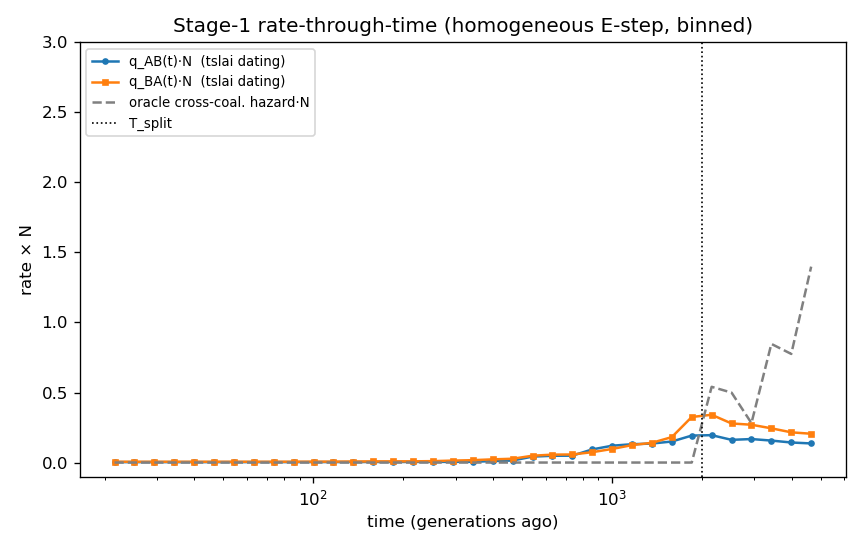

Here is the Python script that generated this plot:
"""Rung 2 go/no-go: does the Stage-1 binned rate-through-time profile show the T_split feature?

Clean A/B split at T_split=2000 (true cross-coalescence onset is a step there). Fit a homogeneous
Q with tspaint, bin the per-branch jumps/dwell by time (tspaint.dating.rate_through_time_binned), and
overlay the model-free oracle cross-coalescence hazard. If the directional rate rises around
T_split, the vertical mugration signal carries the divergence timing -> proceed to the full
time-inhomogeneous E-step (which should sharpen it).
"""
import numpy as np
import msprime
import matplotlib
matplotlib.use("Agg")
import matplotlib.pyplot as plt

import tspaint
from tspaint.dating import log_time_grid, rate_through_time_binned

N, T_SPLIT = 1000, 2000.0


def sim(seed=1, L=5e5, n=8):
    d = msprime.Demography()
    d.add_population(name="A", initial_size=N)
    d.add_population(name="B", initial_size=N)
    d.add_population(name="ANC", initial_size=N)
    d.add_population_split(time=T_SPLIT, derived=["A", "B"], ancestral="ANC")
    return msprime.sim_ancestry(samples={"A": n, "B": n}, demography=d, sequence_length=L,
                                recombination_rate=1e-8, random_seed=seed, ploidy=1)


def oracle_hazard(ts, edges):
    pop = ts.tables.nodes.population
    A = [int(s) for s in ts.samples() if pop[s] == 0]
    B = [int(s) for s in ts.samples() if pop[s] == 1]
    pairs = [(a, b) for a in A for b in B]
    nt = ts.tables.nodes.time
    times, wts = [], []
    for tree in ts.trees():
        s = tree.span
        for a, b in pairs:
            times.append(nt[tree.mrca(a, b)])
            wts.append(s)
    times = np.asarray(times)
    wts = np.asarray(wts)
    total = len(pairs) * ts.sequence_length
    ev, _ = np.histogram(times, bins=edges, weights=wts)
    atrisk = total - np.concatenate([[0.0], np.cumsum(ev)[:-1]])
    with np.errstate(divide="ignore", invalid="ignore"):
        return np.where(atrisk > 0, ev / (atrisk * np.diff(edges)), np.nan)


edges = log_time_grid(20.0, 20000.0, 45)
ts = sim()
pop = ts.tables.nodes.population
labels = {int(s): (0 if pop[s] == 0 else 1) for s in ts.samples()}
print(f"trees={ts.num_trees} samples={ts.num_samples}; fitting + binning ...")

prof = rate_through_time_binned(ts, labels, edges, max_iter=8)
haz = oracle_hazard(ts, edges)
c = prof["centers"]

fig, ax = plt.subplots(figsize=(7.2, 4.6))
ax.plot(c, prof["q_AB"] * N, "o-", ms=3, label="q_AB(t)·N  (tspaint dating)")
ax.plot(c, prof["q_BA"] * N, "s-", ms=3, label="q_BA(t)·N  (tspaint dating)")
ax.plot(c, haz * N, "--", color="0.5", lw=1.5, label="oracle cross-coal. hazard·N")
ax.axvline(T_SPLIT, color="k", ls=":", lw=1, label="T_split")
ax.set_xscale("log")
ax.set_xlabel("time (generations ago)")
ax.set_ylabel("rate × N")
ax.set_ylim(-0.1, 3.0)
ax.set_title("Stage-1 rate-through-time (homogeneous E-step, binned)")
ax.legend(fontsize=8)
fig.tight_layout()
fig.savefig("explore/rung2_profile.png", dpi=120)

print("fitted Q       :", np.round(prof["Q"], 6).tolist())
print("centers (gen)  :", np.round(c[::5]).astype(int).tolist())
print("q_AB·N         :", np.round(np.nan_to_num(prof["q_AB"]) * N, 2)[::5].tolist())
print("oracle haz·N   :", np.round(np.nan_to_num(haz) * N, 2)[::5].tolist())
print("wrote explore/rung2_profile.png")
